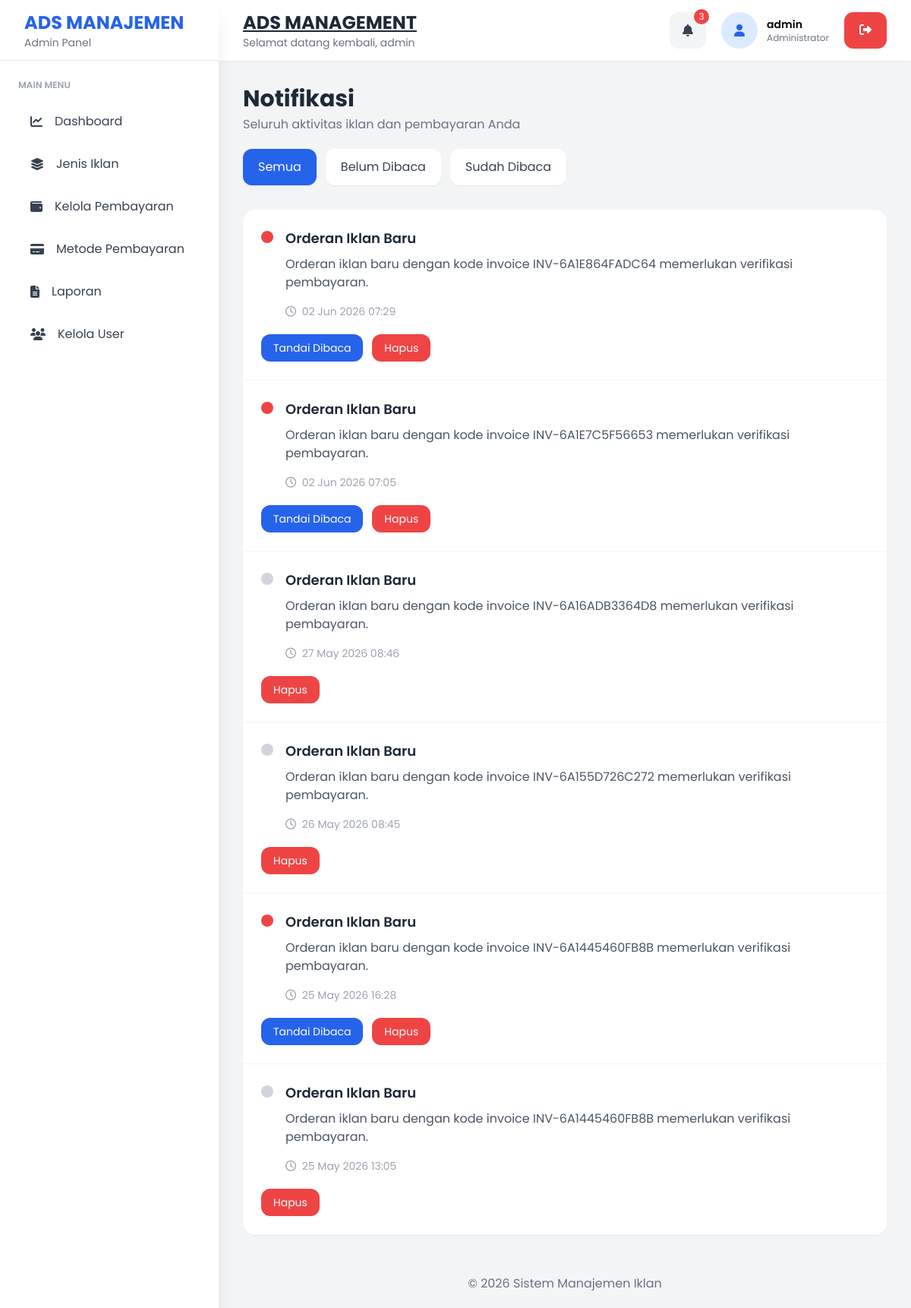
The app's page /sistem-manajemen-iklan/admin/notifikasi/index.php (signed in) with its own data.
### tables this page shows
CREATE TABLE `notifications` (
  `id` int NOT NULL,
  `user_id` int NOT NULL,
  `iklan_id` int DEFAULT NULL,
  `title` varchar(255) NOT NULL,
  `message` text NOT NULL,
  `is_read` enum('0','1') DEFAULT '0',
  `created_at` timestamp NULL DEFAULT CURRENT_TIMESTAMP,
  `target_role` enum('user','admin') DEFAULT 'user'
);

### sistem-manajemen-iklan/admin/notifikasi/index.php (the view, shortened to what this page needs)
<?php
include "../../config/koneksi.php";
$user_id = $_SESSION['id'];
$filter = isset($_GET['filter'])
    ? $_GET['filter']
    : 'all';
$where = "";
$query = mysqli_query($conn,
    "SELECT *
     FROM notifications
     WHERE user_id='$user_id'
     $where
     ORDER BY id DESC"
);
?>
<!DOCTYPE html>
<html>
<head>
    <script src="https://cdn.tailwindcss.com"></script>
    <link rel="stylesheet"
          href="https://cdnjs.cloudflare.com/ajax/libs/font-awesome/6.5.1/css/all.min.css">
</head>
<body class="bg-gray-100">
<?php include "../layouts/header.php"; ?>
<?php include "../layouts/sidebar.php"; ?>
<?php include "../layouts/topbar.php"; ?>
<div class="lg:ml-72 pt-24 lg:pt-28 p-4 lg:p-8">
    <div class="flex flex-col xl:flex-row xl:justify-between xl:items-center gap-5 mb-8">
        <div>
            <h1 class="text-2xl lg:text-3xl font-bold text-gray-800">
                Notifikasi
            </h1>
            <p class="text-gray-500 mt-1 text-sm lg:text-base">
                Seluruh aktivitas iklan dan pembayaran Anda
            </p>
        </div>
        <div class="flex flex-wrap gap-3">
            <a href="?filter=all"
               class="<?= $filter == 'all'
                    ? 'bg-blue-600 text-white'
                    : 'bg-white text-gray-700'; ?>
                    px-4 lg:px-5 py-3 rounded-xl shadow-sm hover:shadow-md transition text-sm lg:text-base">
                Semua
            </a>
            <a href="?filter=unread"
               class="<?= $filter == 'unread'
                    ? 'bg-orange-500 text-white'
                    : 'bg-white text-gray-700'; ?>
                    px-4 lg:px-5 py-3 rounded-xl shadow-sm hover:shadow-md transition text-sm lg:text-base">
                Belum Dibaca
            </a>
            <a href="?filter=read"
               class="<?= $filter == 'read'
                    ? 'bg-green-600 text-white'
                    : 'bg-white text-gray-700'; ?>
                    px-4 lg:px-5 py-3 rounded-xl shadow-sm hover:shadow-md transition text-sm lg:text-base">
                Sudah Dibaca
            </a>
        </div>
    </div>
    <div class="bg-white rounded-2xl shadow-sm overflow-hidden">
        <?php if(mysqli_num_rows($query) > 0) : ?>
            <?php while($notif = mysqli_fetch_assoc($query)) : ?>
                <div class="border-b border-gray-100 hover:bg-gray-50 transition">
                    <div class="p-4 lg:p-6 flex flex-col xl:flex-row xl:justify-between xl:items-start gap-5">
                        <div class="flex gap-4 flex-1">
                            <div class="pt-1">
                                <?php if($notif['is_read'] == '0') : ?>
                                    <div class="w-3 h-3 lg:w-4 lg:h-4 bg-red-500 rounded-full"></div>
                                <?php else : ?>
                                    <div class="w-3 h-3 lg:w-4 lg:h-4 bg-gray-300 rounded-full"></div>
                                <?php endif; ?>
                            </div>
                            <div class="flex-1 min-w-0">
                                <h3 class="text-base lg:text-lg font-semibold text-gray-800 mb-2 break-words">
                                    <?= $notif['title']; ?>
                                </h3>
                                <p class="text-gray-600 leading-relaxed text-sm lg:text-base break-words">
                                    <?= $notif['message']; ?>
                                </p>
                                <div class="flex items-center gap-4 mt-4">
                                    <p class="text-xs lg:text-sm text-gray-400">
                                        <i class="fa-regular fa-clock mr-1"></i>
                                        <?= date(
                                            'd M Y H:i',
                                            strtotime($notif['created_at'])
                                        ); ?>
                                    </p>
                                </div>
                            </div>
                        </div>
                        <div class="flex flex-col sm:flex-row items-stretch sm:items-center gap-3 w-full xl:w-auto">
                            <?php if($notif['is_read'] == '0') : ?>
                                <a href="read.php?id=<?= $notif['id']; ?>"
                                   class="bg-blue-600 hover:bg-blue-700 transition text-white px-4 py-2 rounded-xl text-sm text-center whitespace-nowrap">
                                    Tandai Dibaca
                                </a>
                            <?php endif; ?>
                            <a href="hapus.php?id=<?= $notif['id']; ?>"
                               onclick="return confirm('Hapus notifikasi ini?')"
                               class="bg-red-500 hover:bg-red-600 transition text-white px-4 py-2 rounded-xl text-sm text-center whitespace-nowrap">
                                Hapus
                            </a>
                        </div>
                    </div>
                </div>
            <?php endwhile; ?>
        <?php endif; ?>
    </div>
</div>
<?php include "../layouts/footer.php"; ?>
</body>
</html>

### sistem-manajemen-iklan/admin/layouts/header.php (style rules this page uses)
* { font-family: 'Poppins', sans-serif; }
body { background: #f3f4f6; }

### records on screen
notifications: is_read "0" (drawn), title "Orderan Iklan Baru", message "Orderan iklan baru dengan kode invoice INV-6A1E864FADC64 memerlukan verifikasi pembayaran.", created_at "02 Jun 2026 07:29"
notifications: is_read "0" (drawn), title "Orderan Iklan Baru", message "Orderan iklan baru dengan kode invoice INV-6A1E7C5F56653 memerlukan verifikasi pembayaran.", created_at "02 Jun 2026 07:05"
notifications: is_read "1" (drawn), title "Orderan Iklan Baru", message "Orderan iklan baru dengan kode invoice INV-6A16ADB3364D8 memerlukan verifikasi pembayaran.", created_at "27 May 2026 08:46"
notifications: is_read "1" (drawn), title "Orderan Iklan Baru", message "Orderan iklan baru dengan kode invoice INV-6A155D726C272 memerlukan verifikasi pembayaran.", created_at "26 May 2026 08:45"
notifications: is_read "0" (drawn), title "Orderan Iklan Baru", message "Orderan iklan baru dengan kode invoice INV-6A1445460FB8B memerlukan verifikasi pembayaran.", created_at "25 May 2026 16:28"
notifications: is_read "1" (drawn), title "Orderan Iklan Baru", message "Orderan iklan baru dengan kode invoice INV-6A1445460FB8B memerlukan verifikasi pembayaran.", created_at "25 May 2026 13:05"

### other values on screen
$_SESSION['nama'] "admin"
$totalNotif "3"
